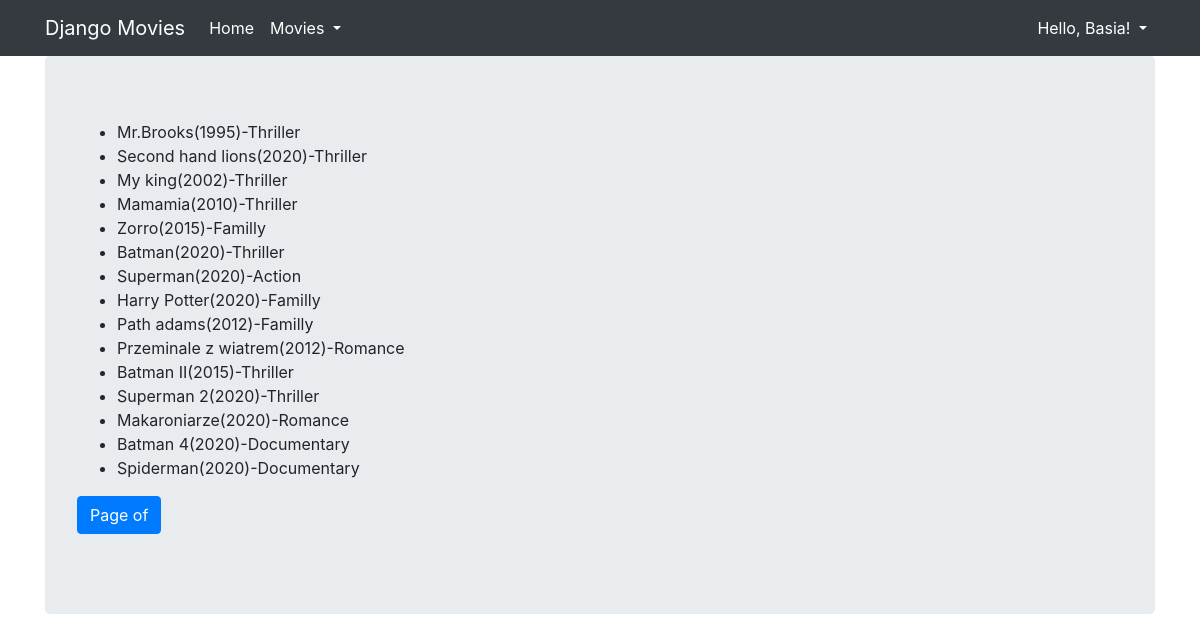
The page / (signed in) on the database its author committed.
### core/models.py (models this page shows, shortened)
class Movie(models.Model):
    title=models.CharField(max_length=100)
    rating = models.IntegerField(null=True, validators=[MaxValueValidator(10),MinValueValidator(1)]
    )
    released = models.DateField(null=True)
    description = models.TextField(null=True,blank=True)
    created = models.DateTimeField(auto_now_add=True,null=True)
    genre=models.ForeignKey(Genre,null=True,on_delete=models.SET_NULL)
    director=models.ForeignKey(Director,null=True,on_delete=models.SET_NULL)
    countries=models.ManyToManyField(Country,related_name='movie')
    class Meta:
        unique_together=("title","released","director")

class Genre(models.Model):
    name=models.CharField(max_length=20,unique=True)
    age_limit=models.IntegerField(blank=True, null=True,choices=age_chs)
    def __str__(self):
        return self.name

### djangomovies/views.py (the view)
# urls.py: path('',IndexView.as_view(),name="index"),
class IndexView(MovieListView):
    template_name = 'index.html'

### core/templatetags/movie_extras.py (called while the page is built)
@register.simple_tag
def movie_format(movie,short=False):
    if short:
        return f'{movie.title} ({movie.released.year})'
    return f'{movie.title}({movie.released.year})-{movie.genre}'

### djangomovies/templates/index.html (shortened to what this page needs)
{% extends "base.html" %}
{% load movie_extras %}
{% block content %}
  <ul>
    {% for movie in object_list %}
      <li>{% movie_format movie %}</li>
    {% endfor %}
  </ul>
  <nav aria-label="Page navigation example">
    <ul class="pagination">
      <li class="page-item active">
        <a class="page-link" href="#">
          Page {{ page_obj.number }} of {{ page_obj.paginator.num_pages }}
        </a>
      </li>
    </ul>
  </nav>
{% endblock %}

### djangomovies/templates/base.html (shortened to what this page needs)
{% load bootstrap4 %}
{% load static %}
<html {% if LANGUAGE_CODE %}lang="{{ LANGUAGE_CODE }}"{% endif %}>
  <head>
      {% block styles %}{% bootstrap_css %}{% endblock %}
  </head>
  <body>
    <nav class="navbar navbar-expand-lg navbar-dark bg-dark">
      <div class="container fixed">
        <a class="navbar-brand" href="{% url 'index' %}">Django Movies</a>
        <div class="collapse navbar-collapse" id="navbarNavAltMarkup">
          <div class="navbar-nav">
            <a class="nav-item nav-link active" href="/">
              Home
            </a>
            <div class="nav-item dropdown">
              <a class="nav-link active dropdown-toggle" href="#" data-toggle="dropdown">
                Movies
              </a>
            </div>
          </div>
          <div class="navbar-nav ml-auto">
            <div class="nav-item dropdown">
              {% if user.is_authenticated %}
                <a class="nav-link active dropdown-toggle" href="#" data-toggle="dropdown">
                  {% if user.first_name %}Hello, {{ user.first_name }}!
                  {% else %}Hello, {{ user.username }}!{% endif %}
                </a>
              {% endif %}
            </div>
          </div>
        </div>
      </div>
    </nav>
    <div class="container">
      <div class="jumbotron">
        {% block content %}{% endblock %}
      </div>
    </div>
  </body>
</html>

### rows shown on the page
Movie: title+released+genre "Mr.Brooks(1995)-Thriller"
Movie: title+released+genre "Second hand lions(2020)-Thriller"
Movie: title+released+genre "My king(2002)-Thriller"
Movie: title+released+genre "Mamamia(2010)-Thriller"
Movie: title+released+genre "Zorro(2015)-Familly"
Movie: title+released+genre "Batman(2020)-Thriller"
Movie: title+released+genre "Superman(2020)-Action"
Movie: title+released+genre "Harry Potter(2020)-Familly"
Movie: title+released+genre "Path adams(2012)-Familly"
Movie: title+released+genre "Przeminale z wiatrem(2012)-Romance"
Movie: title+released+genre "Batman II(2015)-Thriller"
Movie: title+released+genre "Superman 2(2020)-Thriller"
Movie: title+released+genre "Makaroniarze(2020)-Romance"
Movie: title+released+genre "Batman 4(2020)-Documentary"
Movie: title+released+genre "Spiderman(2020)-Documentary"

### other values the page prints
{{ user.username }} "Basia"
